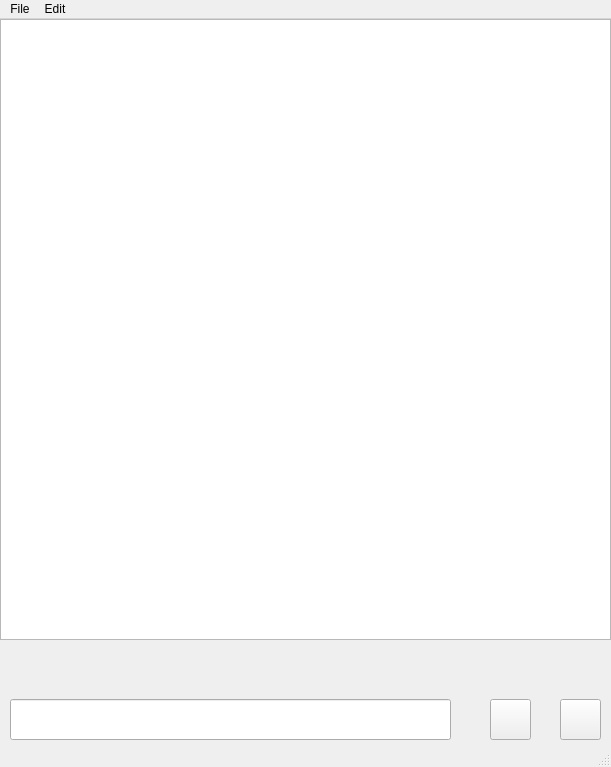
<?xml version="1.0" encoding="UTF-8"?>
<ui version="4.0">
 <class>MainWindow</class>
 <widget class="QMainWindow" name="MainWindow">
  <property name="geometry">
   <rect>
    <x>0</x>
    <y>0</y>
    <width>611</width>
    <height>767</height>
   </rect>
  </property>
  <property name="windowTitle">
   <string>MainWindow</string>
  </property>
  <property name="autoFillBackground">
   <bool>false</bool>
  </property>
  <widget class="QWidget" name="centralwidget">
   <widget class="QTextBrowser" name="messsageBrowser">
    <property name="geometry">
     <rect>
      <x>0</x>
      <y>0</y>
      <width>611</width>
      <height>621</height>
     </rect>
    </property>
   </widget>
   <widget class="QPushButton" name="pushButton_2">
    <property name="geometry">
     <rect>
      <x>560</x>
      <y>680</y>
      <width>41</width>
      <height>41</height>
     </rect>
    </property>
    <property name="text">
     <string/>
    </property>
    <property name="icon">
     <iconset>
      <normaloff>image/micro-01.png</normaloff>image/micro-01.png</iconset>
    </property>
    <property name="iconSize">
     <size>
      <width>32</width>
      <height>32</height>
     </size>
    </property>
   </widget>
   <widget class="QLineEdit" name="messageInput_2">
    <property name="geometry">
     <rect>
      <x>10</x>
      <y>680</y>
      <width>441</width>
      <height>41</height>
     </rect>
    </property>
    <property name="alignment">
     <set>Qt::AlignLeading|Qt::AlignLeft|Qt::AlignVCenter</set>
    </property>
   </widget>
   <widget class="QPushButton" name="pushButton_3">
    <property name="geometry">
     <rect>
      <x>490</x>
      <y>680</y>
      <width>41</width>
      <height>41</height>
     </rect>
    </property>
    <property name="text">
     <string/>
    </property>
    <property name="icon">
     <iconset>
      <normaloff>image/origami 1.png</normaloff>image/origami 1.png</iconset>
    </property>
    <property name="iconSize">
     <size>
      <width>32</width>
      <height>32</height>
     </size>
    </property>
   </widget>
  </widget>
  <widget class="QStatusBar" name="statusbar"/>
  <widget class="QMenuBar" name="menubar">
   <property name="geometry">
    <rect>
     <x>0</x>
     <y>0</y>
     <width>611</width>
     <height>21</height>
    </rect>
   </property>
   <widget class="QMenu" name="menuFile">
    <property name="title">
     <string>File</string>
    </property>
    <addaction name="actionNew"/>
    <addaction name="actionQuit"/>
   </widget>
   <widget class="QMenu" name="menuEdit">
    <property name="title">
     <string>Edit</string>
    </property>
   </widget>
   <addaction name="menuFile"/>
   <addaction name="menuEdit"/>
  </widget>
  <action name="actionNew">
   <property name="text">
    <string>New</string>
   </property>
  </action>
  <action name="actionQuit">
   <property name="text">
    <string>Quit</string>
   </property>
  </action>
 </widget>
 <resources/>
 <connections/>
</ui>
